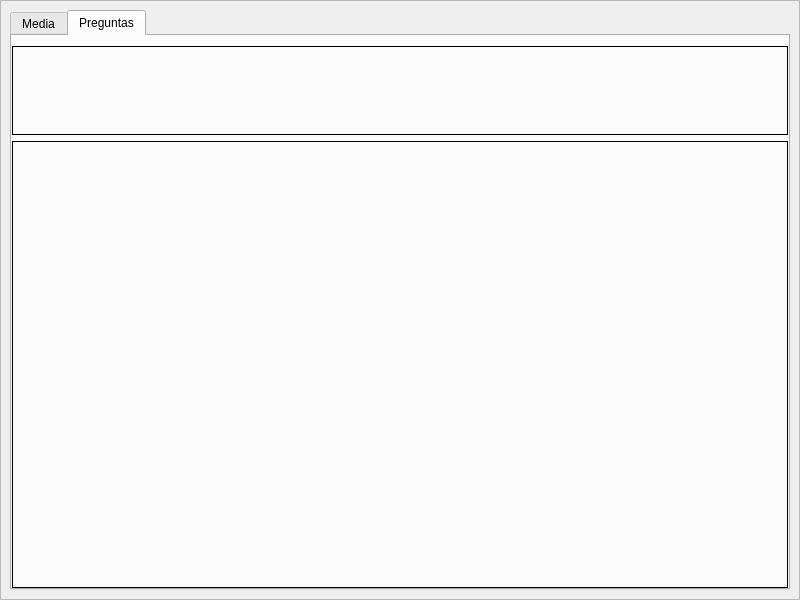
<?xml version="1.0" encoding="UTF-8"?>
<ui version="4.0">
 <class>GraphicsWindow</class>
 <widget class="QMainWindow" name="GraphicsWindow">
  <property name="geometry">
   <rect>
    <x>0</x>
    <y>0</y>
    <width>800</width>
    <height>600</height>
   </rect>
  </property>
  <property name="windowTitle">
   <string>MainWindow</string>
  </property>
  <widget class="QWidget" name="main_widget">
   <layout class="QHBoxLayout" name="horizontalLayout">
    <property name="leftMargin">
     <number>0</number>
    </property>
    <property name="topMargin">
     <number>0</number>
    </property>
    <property name="rightMargin">
     <number>0</number>
    </property>
    <property name="bottomMargin">
     <number>0</number>
    </property>
    <item>
     <widget class="QFrame" name="main_frame">
      <property name="frameShape">
       <enum>QFrame::StyledPanel</enum>
      </property>
      <property name="frameShadow">
       <enum>QFrame::Raised</enum>
      </property>
      <layout class="QVBoxLayout" name="verticalLayout">
       <item>
        <widget class="QTabWidget" name="tab_widget">
         <property name="minimumSize">
          <size>
           <width>0</width>
           <height>150</height>
          </size>
         </property>
         <property name="currentIndex">
          <number>1</number>
         </property>
         <widget class="QWidget" name="tab_media">
          <attribute name="title">
           <string>Media</string>
          </attribute>
          <layout class="QVBoxLayout" name="verticalLayout_2" stretch="1,5">
           <property name="leftMargin">
            <number>0</number>
           </property>
           <property name="topMargin">
            <number>10</number>
           </property>
           <property name="rightMargin">
            <number>0</number>
           </property>
           <property name="bottomMargin">
            <number>0</number>
           </property>
           <item>
            <widget class="QFrame" name="frame_options_media">
             <property name="maximumSize">
              <size>
               <width>16777215</width>
               <height>100</height>
              </size>
             </property>
             <property name="styleSheet">
              <string notr="true">border: 1px solid;</string>
             </property>
             <property name="frameShape">
              <enum>QFrame::StyledPanel</enum>
             </property>
             <property name="frameShadow">
              <enum>QFrame::Raised</enum>
             </property>
            </widget>
           </item>
           <item>
            <widget class="QFrame" name="frame_graphic_media">
             <property name="styleSheet">
              <string notr="true">border: 1px solid;</string>
             </property>
             <property name="frameShape">
              <enum>QFrame::StyledPanel</enum>
             </property>
             <property name="frameShadow">
              <enum>QFrame::Raised</enum>
             </property>
             <layout class="QVBoxLayout" name="verticalLayout_5">
              <item>
               <layout class="QVBoxLayout" name="layout_graphic_media"/>
              </item>
             </layout>
            </widget>
           </item>
          </layout>
         </widget>
         <widget class="QWidget" name="tab_questions">
          <attribute name="title">
           <string>Preguntas</string>
          </attribute>
          <layout class="QVBoxLayout" name="verticalLayout_3" stretch="1,5">
           <property name="leftMargin">
            <number>0</number>
           </property>
           <property name="topMargin">
            <number>10</number>
           </property>
           <property name="rightMargin">
            <number>0</number>
           </property>
           <property name="bottomMargin">
            <number>0</number>
           </property>
           <item>
            <widget class="QFrame" name="frame_options_question">
             <property name="maximumSize">
              <size>
               <width>16777215</width>
               <height>100</height>
              </size>
             </property>
             <property name="styleSheet">
              <string notr="true">border: 1px solid;</string>
             </property>
             <property name="frameShape">
              <enum>QFrame::StyledPanel</enum>
             </property>
             <property name="frameShadow">
              <enum>QFrame::Raised</enum>
             </property>
            </widget>
           </item>
           <item>
            <widget class="QFrame" name="frame_graphic_question">
             <property name="styleSheet">
              <string notr="true">border: 1px solid;</string>
             </property>
             <property name="frameShape">
              <enum>QFrame::StyledPanel</enum>
             </property>
             <property name="frameShadow">
              <enum>QFrame::Raised</enum>
             </property>
             <layout class="QVBoxLayout" name="verticalLayout_4">
              <item>
               <layout class="QVBoxLayout" name="layout_graphic_questions"/>
              </item>
             </layout>
            </widget>
           </item>
          </layout>
         </widget>
        </widget>
       </item>
      </layout>
     </widget>
    </item>
   </layout>
  </widget>
 </widget>
 <resources/>
 <connections/>
</ui>
